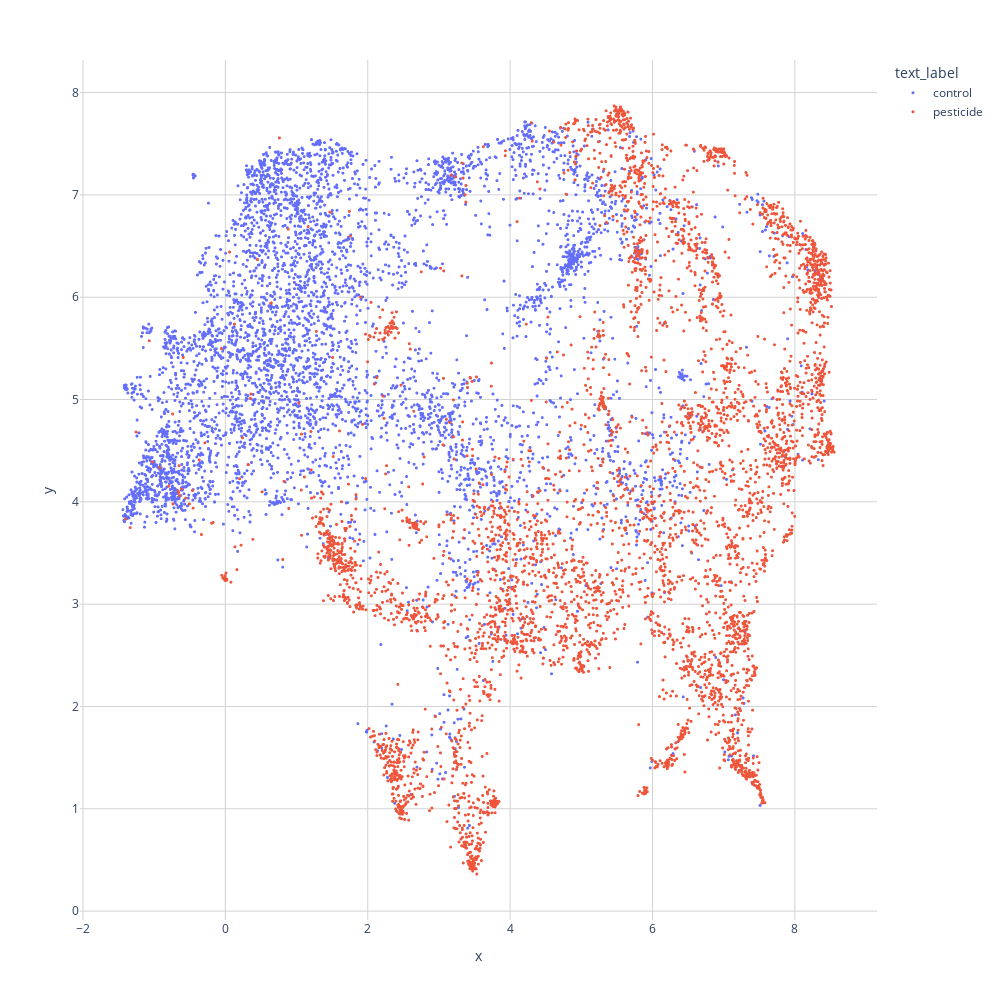

The cell this chart's notebook holds for it:
### Code cell
fig = px.scatter(embedding_df3, x='x', y='y', color='text_label', 
                 hover_data={'x': False, 'y': False, 'pmid': True,'title': True},
                 width=1000, height=1000)
fig.update_layout({'plot_bgcolor': 'white', 'paper_bgcolor': 'white'})
fig.update_xaxes(showgrid=True, zeroline=False, gridcolor='lightgrey')
fig.update_yaxes(showgrid=True, zeroline=False, gridcolor='lightgrey')
fig.update_traces(marker=dict(size=3))
fig.show()

### Figure 1 — Plotly figure (JSON) as saved in the notebook; plotly's stock layout.template omitted (floating-point values rounded to 4 significant figures; data arrays with more than 128 entries replaced by an {"elided": "..."} marker saying what was removed)
{"data": [{"customdata": {"elided": "4987x2 mixed values"}, "hovertemplate": "text_label=control<br>pmid=%{customdata[0]}<br>title=%{customdata[1]}<extra></extra>", "legendgroup": "control", "marker": {"color": "#636efa", "size": 3, "symbol": "circle"}, "mode": "markers", "name": "control", "showlegend": true, "type": "scattergl", "x": {"elided": "4987 float values"}, "xaxis": "x", "y": {"elided": "4987 float values"}, "yaxis": "y"}, {"customdata": {"elided": "4692x2 mixed values"}, "hovertemplate": "text_label=pesticide<br>pmid=%{customdata[0]}<br>title=%{customdata[1]}<extra></extra>", "legendgroup": "pesticide", "marker": {"color": "#EF553B", "size": 3, "symbol": "circle"}, "mode": "markers", "name": "pesticide", "showlegend": true, "type": "scattergl", "x": {"elided": "4692 float values"}, "xaxis": "x", "y": {"elided": "4692 float values"}, "yaxis": "y"}], "layout": {"height": 1000, "legend": {"title": {"text": "text_label"}, "tracegroupgap": 0}, "margin": {"t": 60}, "paper_bgcolor": "white", "plot_bgcolor": "white", "width": 1000, "xaxis": {"anchor": "y", "domain": [0, 1], "gridcolor": "lightgrey", "showgrid": true, "title": {"text": "x"}, "zeroline": false}, "yaxis": {"anchor": "x", "domain": [0, 1], "gridcolor": "lightgrey", "showgrid": true, "title": {"text": "y"}, "zeroline": false}}}
